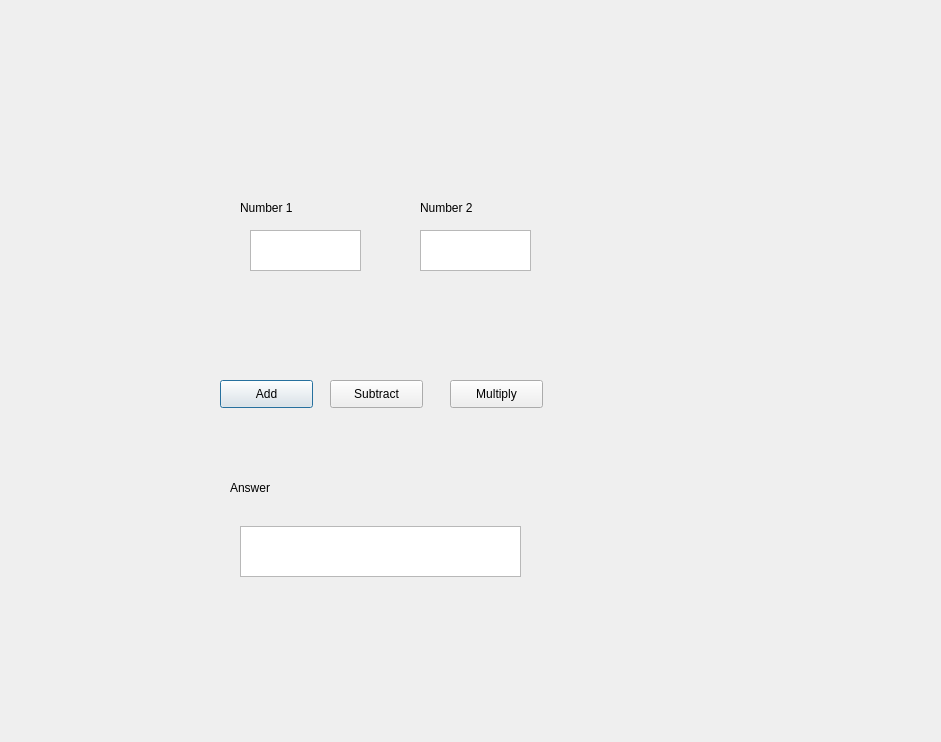
<?xml version="1.0" encoding="UTF-8"?>
<ui version="4.0">
 <class>Dialog</class>
 <widget class="QDialog" name="Dialog">
  <property name="geometry">
   <rect>
    <x>0</x>
    <y>0</y>
    <width>941</width>
    <height>742</height>
   </rect>
  </property>
  <property name="windowTitle">
   <string>Dialog</string>
  </property>
  <widget class="QTextEdit" name="number1">
   <property name="geometry">
    <rect>
     <x>250</x>
     <y>230</y>
     <width>111</width>
     <height>41</height>
    </rect>
   </property>
  </widget>
  <widget class="QTextEdit" name="number2">
   <property name="geometry">
    <rect>
     <x>420</x>
     <y>230</y>
     <width>111</width>
     <height>41</height>
    </rect>
   </property>
  </widget>
  <widget class="QLabel" name="label">
   <property name="geometry">
    <rect>
     <x>240</x>
     <y>200</y>
     <width>55</width>
     <height>16</height>
    </rect>
   </property>
   <property name="text">
    <string>Number 1</string>
   </property>
  </widget>
  <widget class="QLabel" name="label_2">
   <property name="geometry">
    <rect>
     <x>420</x>
     <y>200</y>
     <width>55</width>
     <height>16</height>
    </rect>
   </property>
   <property name="text">
    <string>Number 2</string>
   </property>
  </widget>
  <widget class="QPushButton" name="addNumbers">
   <property name="geometry">
    <rect>
     <x>220</x>
     <y>380</y>
     <width>93</width>
     <height>28</height>
    </rect>
   </property>
   <property name="text">
    <string>Add</string>
   </property>
  </widget>
  <widget class="QPushButton" name="subNumbers">
   <property name="geometry">
    <rect>
     <x>330</x>
     <y>380</y>
     <width>93</width>
     <height>28</height>
    </rect>
   </property>
   <property name="text">
    <string>Subtract</string>
   </property>
  </widget>
  <widget class="QPushButton" name="mulNumbers">
   <property name="geometry">
    <rect>
     <x>450</x>
     <y>380</y>
     <width>93</width>
     <height>28</height>
    </rect>
   </property>
   <property name="text">
    <string>Multiply</string>
   </property>
  </widget>
  <widget class="QTextEdit" name="answer">
   <property name="geometry">
    <rect>
     <x>240</x>
     <y>526</y>
     <width>281</width>
     <height>51</height>
    </rect>
   </property>
  </widget>
  <widget class="QLabel" name="label_3">
   <property name="geometry">
    <rect>
     <x>230</x>
     <y>480</y>
     <width>55</width>
     <height>16</height>
    </rect>
   </property>
   <property name="text">
    <string>Answer</string>
   </property>
  </widget>
 </widget>
 <resources/>
 <connections/>
</ui>
